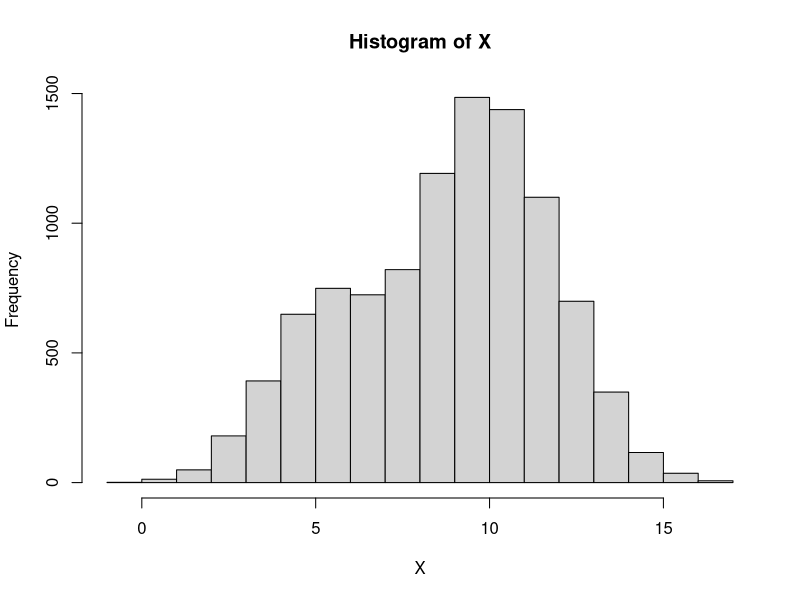
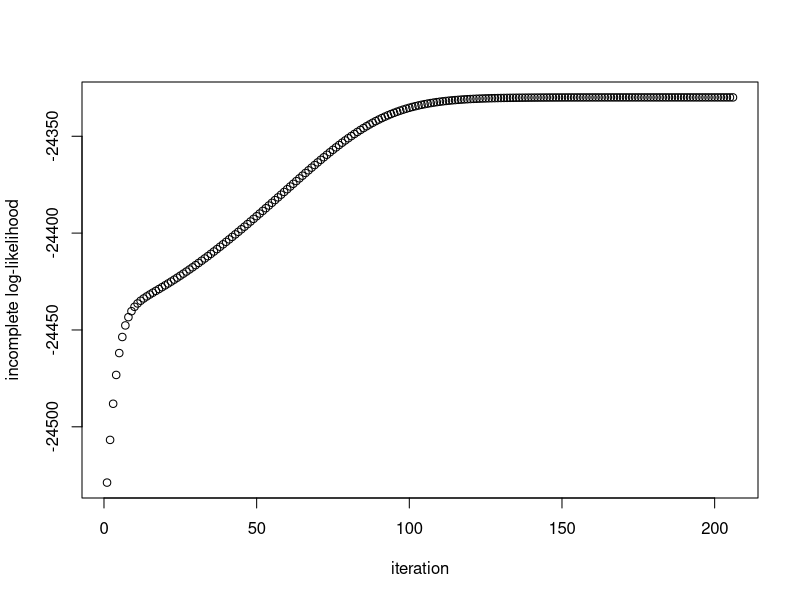
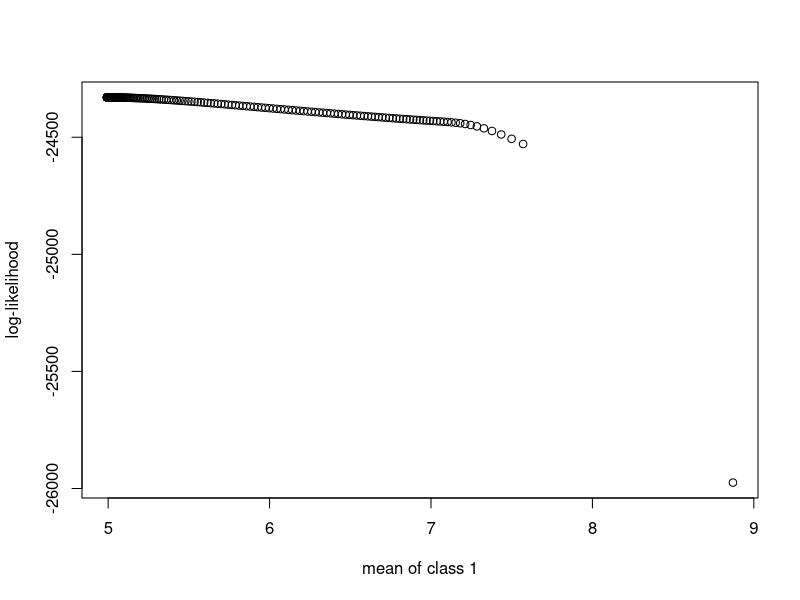
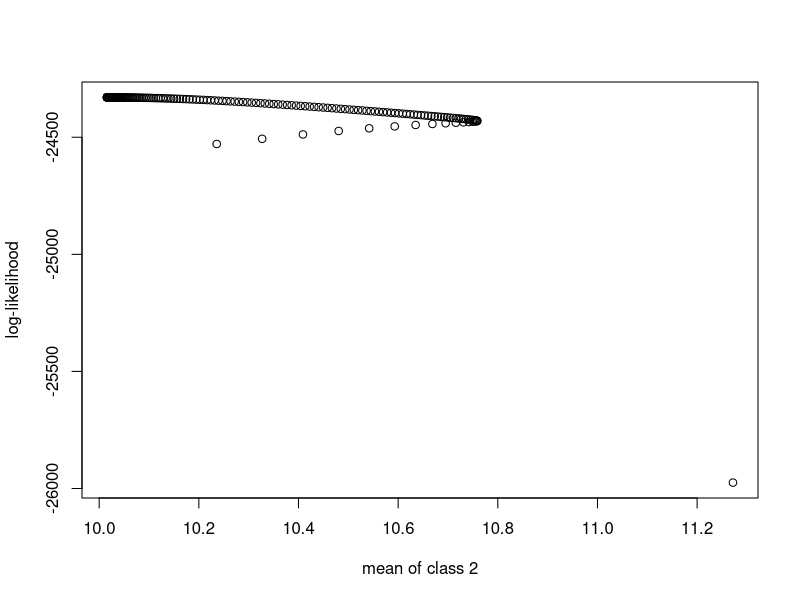
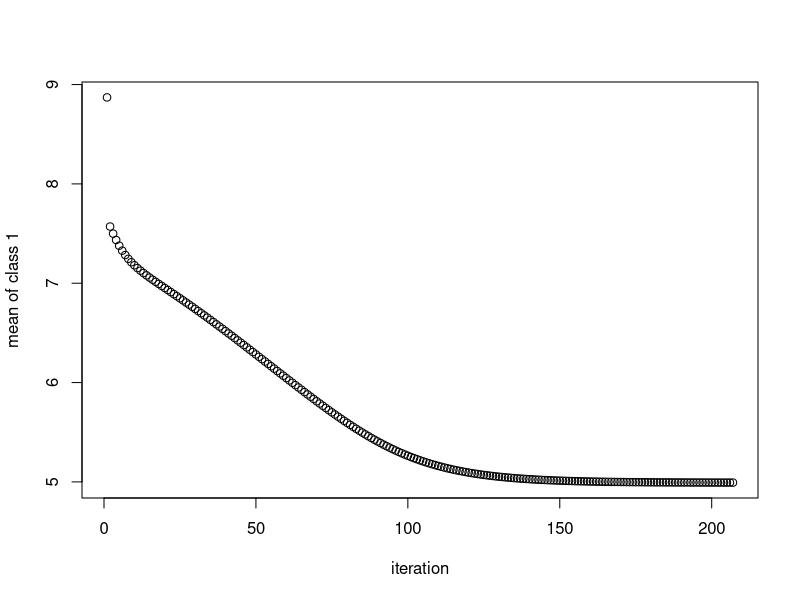

Write the R code that produced these figures, in order.
## ---- chunk 1
set.seed(12345)
## Total Sample Size
N <- 10000

## mixture components
mu.true    <- c(5, 10) ## Mean vector
sigma.true <- c(1.5, 2) ## SD vector

## determine Z_i: class assignment
Z <- rbinom(N, 1, 0.75)

## sample from univariate mixture model
X <- rnorm(N)*sigma.true[Z+1]+mu.true[Z+1]
hist(X)

## ---- chunk 2

compute.log.lik <- function(X, theta, K){
  
  # Initialize Lto hold class likelihoods
  L <- matrix(nrow=length(X),ncol=K)
  ## Calculate probs
  L <- apply(
    theta, 2, 
    function(x){
      dnorm(X, mean=x[1], sd = x[2])*x[3]
    }
  ) ## End apply
  ## compute sum of the log-likelihoods across classes
  ll <- sum(log(rowSums(L)))
  return(ll)
}


## ---- chunk 3

mixture.EM <- function(X, K, max.iter = 1000) {
  ## initial values for parameters
  # order of parameters is
  # mu, sigma, pi, mu,sigma, pi, etc..
  ## test out
  t.init   <- matrix(rep(c(0,1,1/K),K), ncol=K)
  # jitter start means
  t.init.j <- matrix(c(sample(X, K),  ## sample random points for means
                # use sd as center for generating random SDs for each class
                abs(rnorm(K, mean = sd(X), sd = sd(X)/2)),  
                rep(0,K)), ## don't jitter pi
                byrow=T, ncol=K)
  # Combine after jitter
  t.curr   <- t.init + t.init.j
  # store log-likehoods for each iteration
  log_liks <- c()
  ll       <- compute.log.lik(X, t.curr, K)
  log_liks <- c(log_liks, ll)
  delta.ll <- 1
  # saving ALL parameter estimates
  t.array <- array(dim =c(3,2,max.iter))
  t.array[,,1] <- t.curr ## initial values
  
  # Run the model until condition is met
  iter <- 2
  while(delta.ll > 1e-5){
    # run E + M seps based on current iteration
    t.curr   <- EM.iter(t.curr, K)
    # update stored estimates
    t.array[,,iter] <- t.curr
    #compute next LL
    ll       <- compute.log.lik(X, t.curr, K)
    # update LL stored
    log_liks <- c(log_liks, ll) 
    # next, calculate the change in LL between iterations
    delta.ll <- log_liks[length(log_liks)]  - log_liks[length(log_liks)-1]
    iter <- iter + 1
    if(iter == max.iter) break
  }
  colnames(t.curr) <- paste('Class',1:K)
  rownames(t.curr) <- c("Mu", "Sigma", "Pi")
  
  t.array <- t.array[,,1:length(log_liks)]
  
  return(list(t.curr, log_liks, t.array))
}

EM.iter <- function(t.curr, K, ...) {
  # initialize the next iteration values
  t.next <- t.curr
  
  # E-step: compute E_{Z|X,w0}[I(Z_i = k)]
  # Calc Posterior class probabilities
  z_ik <- matrix(nrow=length(X),ncol=K)
  for(k in 1:K){
     z_ik[,k] <- dnorm(X, mean=t.curr[1,k], sd = t.curr[2,k])*t.curr[3,k]
  } ## end loop around computing log-likelihoods
  z_ik <-  z_ik / rowSums( z_ik)

  # M-Step
  # update class means estimate
  for(k in 1:K){
    # Update class k mean 
    t.next[1,k] <- sum(z_ik[,k]*X)/sum(z_ik[,k])

    # update class k Standard Deviation
    t.next[2,k] <- sqrt(sum(z_ik[,k]*(X - t.next[1,k])**2)/sum(z_ik[,k]))
  } # end loop around update
  
  # update class weight estimates
  t.next[3,] <- colSums(z_ik)/sum(z_ik) 
  
  return(t.next)
}

## ---- chunk 4

## perform EM
# X = observed data
# L = likelihood of class memberships
ee <- mixture.EM(X, K=2)
ee[[1]]

## ---- chunk 5

plot(ee[[2]][-1], ylab='incomplete log-likelihood', xlab='iteration')


## mean as a function of log-like
plot(ee[[3]][1,1,],ee[[2]],  ylab='log-likelihood', xlab='mean of class 1')
plot(ee[[3]][1,2,],ee[[2]],  ylab='log-likelihood', xlab='mean of class 2')


plot(ee[[3]][1,1,],  ylab='mean of class 1', xlab="iteration")
